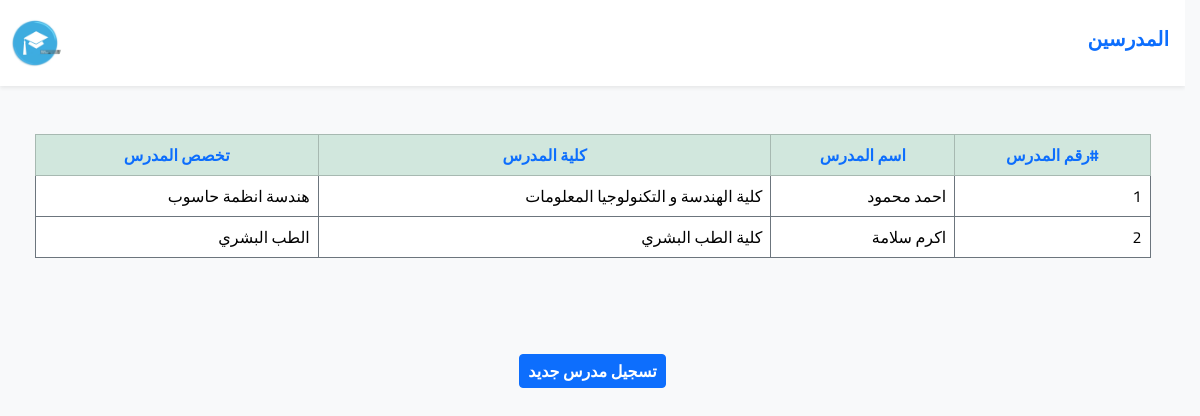
Page /instructors (signed in) on the committed database.
### tables this page shows
CREATE TABLE `instructors` (
  `id` int NOT NULL AUTO_INCREMENT,
  `user_id` int NOT NULL,
  `major_id` int NOT NULL,
  PRIMARY KEY (`id`),
  KEY `instructors_users` (`user_id`),
  KEY `instructors_majors` (`major_id`),
  CONSTRAINT `instructors_majors` FOREIGN KEY (`major_id`) REFERENCES `majors` (`id`) ON DELETE CASCADE ON UPDATE CASCADE,
  CONSTRAINT `instructors_users` FOREIGN KEY (`user_id`) REFERENCES `users` (`id`) ON DELETE CASCADE ON UPDATE CASCADE
);

CREATE TABLE `users` (
  `id` int NOT NULL AUTO_INCREMENT,
  `full_name` varchar(255) NOT NULL,
  `username` varchar(255) NOT NULL,
  `password` varchar(255) NOT NULL,
  `role` enum('admin','student','instructor') NOT NULL,
  PRIMARY KEY (`id`),
  UNIQUE KEY `username` (`username`)
);

CREATE TABLE `collage` (
  `id` int NOT NULL AUTO_INCREMENT,
  `name` varchar(255) NOT NULL,
  `img` varchar(255) NOT NULL,
  `created_at` date NOT NULL,
  PRIMARY KEY (`id`),
  UNIQUE KEY `name` (`name`)
);

CREATE TABLE `majors` (
  `id` int NOT NULL AUTO_INCREMENT,
  `name` varchar(255) NOT NULL,
  `overview` varchar(255) NOT NULL,
  `img` varchar(255) NOT NULL,
  `collage_id` int NOT NULL,
  PRIMARY KEY (`id`),
  UNIQUE KEY `name` (`name`),
  UNIQUE KEY `overview` (`overview`),
  KEY `collage_majors` (`collage_id`),
  CONSTRAINT `collage_majors` FOREIGN KEY (`collage_id`) REFERENCES `collage` (`id`) ON DELETE CASCADE ON UPDATE CASCADE
);

### Core/function.php (called while the page is built, shortened)
<?php
function base_path(string $path): string {
  return BASE_PATH . $path;
}
function view(string $path, $attr = []): void {
  extract($attr);
  require base_path("views/{$path}");
}

### Http/controllers/admin/instructors/index.php (called while the page is built, shortened)
<?php
$instructors = App::resolve(Database::class)->query(
    'SELECT i.id, u.full_name
     AS full_name, m.name AS major_name, c.name
     AS collage_name
     FROM instructors i
     JOIN users u
     ON i.user_id = u.id
     JOIN majors m
     ON i.major_id = m.id
     JOIN collage c
     ON m.collage_id = c.id'
)->get();
view('admin/instructors/index.view.php',[
    'heading'  => 'المدرسين',
    'instructors' => $instructors
]);

### public/index.php (called while the page is built, shortened)
<?php
require BASE_PATH.'Core/function.php';
require base_path('bootstrap.php');
$router = new \Core\Router();
$uri = parse_url($_SERVER['REQUEST_URI'])['path'];
$method = $_POST['__method'] ?? $_SERVER['REQUEST_METHOD'];
try {
   $router->route($uri, $method);
}
catch (ValidationException $exception) {
 Session::flash('errors', $exception->errors);
 Session::flash('old', $exception->old);
 return redirect($router->previousUrl());
}

### Core/App.php (called while the page is built, shortened)
<?php
class App {
  protected static $container;
  public static function setContainer($container): void {
     static::$container = $container;
  }
  public static function getContainer(): mixed {
     return static::$container;
  }
  public static function resolve($key): mixed {
     return static::getContainer()->resolve($key);
  }
}

### Core/Container.php (called while the page is built, shortened)
<?php
class Container {
    protected $bindings = [];
    public function bind(string $key,  $func): void {
     $this->bindings[$key] = $func;
    }
    public function resolve(string $key): mixed {
        $resolver = $this->bindings[$key];
        return call_user_func($resolver);
    }
}

### config.php (called while the page is built)
<?php
return [
     'database' => [
        'host' => 'localhost',
        'port' => 3306,
        'dbname' => 'e_learning',
        'charset' => 'utf8mb4'
     ],
];

### bootstrap.php (called while the page is built, shortened)
<?php
$container = new Container();
$container->bind('Core\Database', function() {
    $config = require base_path("config.php");
    return new Database($config['database']);
});

### Core/Database.php (called while the page is built, shortened)
<?php
class Database {
    public $conn;
    public $stmt;
    public function __construct(array $config, $username = 'root', $password = 'root') {
      $dsn = 'mysql:'. http_build_query($config, "", ";");
      $this->conn = new PDO($dsn, $username, $password, [
        PDO::ATTR_DEFAULT_FETCH_MODE => PDO::FETCH_ASSOC
        ]);
    }
    public function query($query, $params = []): static {
      $this->stmt = $this->conn->prepare($query);
      $this->stmt->execute($params);
      return $this;
    }
    public function get(): array {
      return $this->stmt->fetchAll();
    }
}

### views/admin/instructors/index.view.php (the view)
<?php require base_path('views/partials/head.php') ?>
<body class="bg-body-tertiary">
  <?php require base_path('views/partials/nav.php') ?>
      <div class="container">
        <table class="table table-hover table-responsive table-bordered border-secondary mt-5">
           <thead class="text-center">
             <tr class="table-success">
              <th class="text-primary">#رقم المدرس</th>
              <th class="text-primary">اسم المدرس</th>
              <th class="text-primary">كلية المدرس</th>
              <th class="text-primary">تخصص المدرس</th>
            </tr>
           </thead>
           <tbody>
            <?php foreach($instructors as $instructor ) : ?>
             <tr class="table-row-instructor" data-instructor-id="<?= $instructor['id'] ?>">
               <td><?= $instructor['id'] ?></td>
               <td><?= $instructor['full_name'] ?></td>
               <td><?= $instructor['collage_name'] ?></td>
               <td><?= $instructor['major_name'] ?></td>
             <tr>
            <?php endforeach;  ?>
           </tbody>
         </table>
      </div>
      <p class="mt-5 mx-auto d-flex justify-content-center">
        <a href="/instructor/create" class="btn btn-primary btn-sm mt-5 fs-6 fw-bold">تسجيل مدرس جديد</a>
      </p>
<?php require base_path('views/partials/footer.php') ?>

### Core/Router.php (shortened to what this page needs)
<?php
class Router {
    protected $routes = [];
    public function add($method, string $uri, $controller): static {
        $this->routes[] = [
            'uri' =>  $uri,
            'controller' => $controller,
            'method' => $method,
            'middleware' => null
        ];
        return $this;
    }
    public function only($key): static {
        $this->routes[array_key_last($this->routes)]['middleware'] = $key;
        return $this;
    }
    public function route (string $uri, $method) {
      foreach($this->routes as $route) {
        if($route ['uri'] ===  $uri && $route['method'] === strtoupper($method)) {
          return require base_path('Http/controllers/'.$route['controller']);
        }
      }
    }
}

### public/assets/css/e-learn.css (style rules this page uses)
:root { --transition: 0.3s; --main-color : #0d6efd; --secound-color: #ccc; }
html { scroll-behavior: smooth; overflow-y: auto; scrollbar-gutter: stable; }
body { font-family: 'Cairo', sans-serif; direction: rtl; text-align: right; margin: 0; }
.table-row, .table-row-semster, .table-row-student, .table-row-instructor, .table-row-exam { cursor: pointer; }

### rows in the picture
instructors: id "1", user.full_name "احمد محمود", collage.name "كلية الهندسة و التكنولوجيا المعلومات", major.name "هندسة انظمة حاسوب"
instructors: id "2", user.full_name "اكرم سلامة", collage.name "كلية الطب البشري", major.name "الطب البشري"
